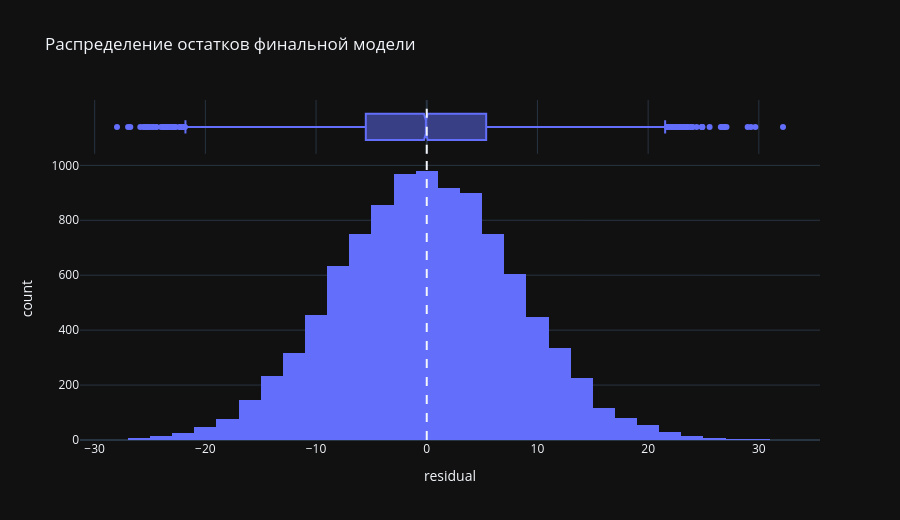

The notebook cell this image was saved under:
### Markdown cell above
<font size="4">

остатки - ровная горизонтальная полоса примерно +-25 USD без дуги и без воронки, полосы разных объёмов не смещены относительно 0: систематических ошибок по форме зависимости нет

<font/>

### Code cell
fig = px.histogram(
    error_df,
    x='residual',
    nbins=60,
    marginal='box',
    title='Распределение остатков финальной модели'
)
fig.add_vline(x=0, line_dash='dash')
fig.update_layout(template='plotly_dark', height=520)
fig.show()

resid = error_df['residual']
print(f'среднее {resid.mean():.2f}, std {resid.std():.2f}, асимметрия {stats.skew(resid):.2f}, '
      f'эксцесс {stats.kurtosis(resid):.2f}, |остаток| > 3 std: {(resid.abs() > 3 * resid.std()).mean() * 100:.2f}% '
      f'(у нормального шума ~0.27%)')

### Figure 1 — Plotly figure (JSON) as saved in the notebook; plotly's stock layout.template omitted (floating-point values rounded to 4 significant figures; data arrays with more than 128 entries replaced by an {"elided": "..."} marker saying what was removed)
{"data": [{"bingroup": "x", "hovertemplate": "residual=%{x}<br>count=%{y}<extra></extra>", "legendgroup": "", "marker": {"color": "#636efa", "pattern": {"shape": ""}}, "name": "", "nbinsx": 60, "orientation": "v", "showlegend": false, "type": "histogram", "x": {"elided": "10000 float values"}, "xaxis": "x", "yaxis": "y"}, {"hovertemplate": "residual=%{x}<extra></extra>", "legendgroup": "", "marker": {"color": "#636efa"}, "name": "", "notched": true, "showlegend": false, "type": "box", "x": {"elided": "10000 float values"}, "xaxis": "x2", "yaxis": "y2"}], "layout": {"barmode": "relative", "height": 520, "legend": {"tracegroupgap": 0}, "shapes": [{"line": {"dash": "dash"}, "type": "line", "x0": 0, "x1": 0, "xref": "x", "y0": 0, "y1": 1, "yref": "y domain"}, {"line": {"dash": "dash"}, "type": "line", "x0": 0, "x1": 0, "xref": "x2", "y0": 0, "y1": 1, "yref": "y2 domain"}], "title": {"text": "Распределение остатков финальной модели"}, "xaxis": {"anchor": "y", "domain": [0, 1], "title": {"text": "residual"}}, "xaxis2": {"anchor": "y2", "domain": [0, 1], "matches": "x", "showgrid": true, "showticklabels": false}, "yaxis": {"anchor": "x", "domain": [0, 0.8316], "title": {"text": "count"}}, "yaxis2": {"anchor": "x2", "domain": [0.8416, 1], "matches": "y2", "showgrid": false, "showline": false, "showticklabels": false, "ticks": ""}}}
